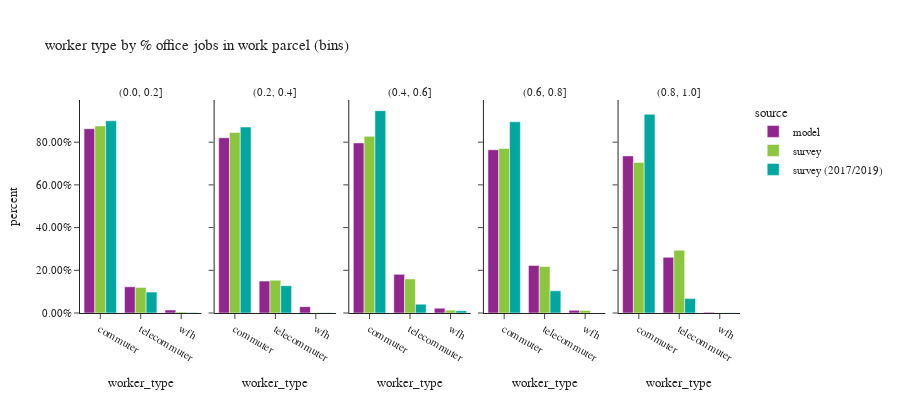

This figure's notebook cell:
### Code cell
df_worker_count = workers.groupby(['source','% office jobs (bins)','worker_type'])['pdexpfac']. \
    sum().reset_index()
df_worker_count['percent'] = df_worker_count.groupby(['source','% office jobs (bins)'], group_keys=False)['pdexpfac']. \
    apply(lambda x: x / float(x.sum()))
df_worker_count = df_worker_count.loc[df_worker_count['% office jobs (bins)']!="no jobs"]

df_worker_count_ct = workers.groupby(['source','% office jobs (bins)','worker_type'])['pdexpfac'].count().reset_index(). \
    rename(columns={'pdexpfac':'sample count'})
df_worker_count = df_worker_count.merge(df_worker_count_ct, on=['source','% office jobs (bins)','worker_type']). \
    rename(columns={'pdexpfac':'total count'})

fig = px.bar(df_worker_count.sort_values(by=['source','% office jobs (bins)']), x='worker_type', y="percent",
             facet_col="% office jobs (bins)",color="source",hover_data=['sample count','total count'],
             barmode="group",
             title="worker type by % office jobs in work parcel (bins)")
fig.for_each_annotation(lambda a: a.update(text = a.text.split("=")[-1]))
fig.update_layout(height=400, width=900, font=dict(size=11))
fig.for_each_yaxis(lambda a: a.update(tickformat = ".2%"))
fig.update_xaxes(categoryorder='array', categoryarray= ['commuter','telecommuter','wfh'])
fig.show()

### Figure 1 — Plotly figure (JSON) as saved in the notebook; plotly's stock layout.template omitted (floating-point values rounded to 4 significant figures)
{"data": [{"alignmentgroup": "True", "customdata": [[782359, 782359], [111350, 111350], [12691, 12691]], "hovertemplate": "source=model<br>% office jobs (bins)=(0.0, 0.2]<br>worker_type=%{x}<br>percent=%{y}<br>sample count=%{customdata[0]}<br>total count=%{customdata[1]}<extra></extra>", "legendgroup": "model", "marker": {"color": "#91268F", "pattern": {"shape": ""}}, "name": "model", "offsetgroup": "model", "orientation": "v", "showlegend": true, "textposition": "auto", "type": "bar", "x": ["commuter", "telecommuter", "wfh"], "xaxis": "x", "y": [0.8631, 0.1228, 0.014], "yaxis": "y"}, {"alignmentgroup": "True", "customdata": [[194868, 194868], [35530, 35530], [7067, 7067]], "hovertemplate": "source=model<br>% office jobs (bins)=(0.2, 0.4]<br>worker_type=%{x}<br>percent=%{y}<br>sample count=%{customdata[0]}<br>total count=%{customdata[1]}<extra></extra>", "legendgroup": "model", "marker": {"color": "#91268F", "pattern": {"shape": ""}}, "name": "model", "offsetgroup": "model", "orientation": "v", "showlegend": false, "textposition": "auto", "type": "bar", "x": ["commuter", "telecommuter", "wfh"], "xaxis": "x2", "y": [0.8206, 0.1496, 0.02976], "yaxis": "y2"}, {"alignmentgroup": "True", "customdata": [[125846, 125846], [28578, 28578], [3550, 3550]], "hovertemplate": "source=model<br>% office jobs (bins)=(0.4, 0.6]<br>worker_type=%{x}<br>percent=%{y}<br>sample count=%{customdata[0]}<br>total count=%{customdata[1]}<extra></extra>", "legendgroup": "model", "marker": {"color": "#91268F", "pattern": {"shape": ""}}, "name": "model", "offsetgroup": "model", "orientation": "v", "showlegend": false, "textposition": "auto", "type": "bar", "x": ["commuter", "telecommuter", "wfh"], "xaxis": "x3", "y": [0.7966, 0.1809, 0.02247], "yaxis": "y3"}, {"alignmentgroup": "True", "customdata": [[106676, 106676], [31057, 31057], [1785, 1785]], "hovertemplate": "source=model<br>% office jobs (bins)=(0.6, 0.8]<br>worker_type=%{x}<br>percent=%{y}<br>sample count=%{customdata[0]}<br>total count=%{customdata[1]}<extra></extra>", "legendgroup": "model", "marker": {"color": "#91268F", "pattern": {"shape": ""}}, "name": "model", "offsetgroup": "model", "orientation": "v", "showlegend": false, "textposition": "auto", "type": "bar", "x": ["commuter", "telecommuter", "wfh"], "xaxis": "x4", "y": [0.7646, 0.2226, 0.01279], "yaxis": "y4"}, {"alignmentgroup": "True", "customdata": [[163575, 163575], [57974, 57974], [760, 760]], "hovertemplate": "source=model<br>% office jobs (bins)=(0.8, 1.0]<br>worker_type=%{x}<br>percent=%{y}<br>sample count=%{customdata[0]}<br>total count=%{customdata[1]}<extra></extra>", "legendgroup": "model", "marker": {"color": "#91268F", "pattern": {"shape": ""}}, "name": "model", "offsetgroup": "model", "orientation": "v", "showlegend": false, "textposition": "auto", "type": "bar", "x": ["commuter", "telecommuter", "wfh"], "xaxis": "x5", "y": [0.7358, 0.2608, 0.003419], "yaxis": "y5"}, {"alignmentgroup": "True", "customdata": [[597, 480700.0], [155, 65660.0], [19, 2372.0]], "hovertemplate": "source=survey<br>% office jobs (bins)=(0.0, 0.2]<br>worker_type=%{x}<br>percent=%{y}<br>sample count=%{customdata[0]}<br>total count=%{customdata[1]}<extra></extra>", "legendgroup": "survey", "marker": {"color": "#8CC63E", "pattern": {"shape": ""}}, "name": "survey", "offsetgroup": "survey", "orientation": "v", "showlegend": true, "textposition": "auto", "type": "bar", "x": ["commuter", "telecommuter", "wfh"], "xaxis": "x", "y": [0.876, 0.1197, 0.004322], "yaxis": "y"}, {"alignmentgroup": "True", "customdata": [[258, 198800.0], [101, 36060.0], [8, 280.6]], "hovertemplate": "source=survey<br>% office jobs (bins)=(0.2, 0.4]<br>worker_type=%{x}<br>percent=%{y}<br>sample count=%{customdata[0]}<br>total count=%{customdata[1]}<extra></extra>", "legendgroup": "survey", "marker": {"color": "#8CC63E", "pattern": {"shape": ""}}, "name": "survey", "offsetgroup": "survey", "orientation": "v", "showlegend": false, "textposition": "auto", "type": "bar", "x": ["commuter", "telecommuter", "wfh"], "xaxis": "x2", "y": [0.8455, 0.1534, 0.001193], "yaxis": "y2"}, {"alignmentgroup": "True", "customdata": [[146, 72530.0], [62, 13960.0], [6, 1164.0]], "hovertemplate": "source=survey<br>% office jobs (bins)=(0.4, 0.6]<br>worker_type=%{x}<br>percent=%{y}<br>sample count=%{customdata[0]}<br>total count=%{customdata[1]}<extra></extra>", "legendgroup": "survey", "marker": {"color": "#8CC63E", "pattern": {"shape": ""}}, "name": "survey", "offsetgroup": "survey", "orientation": "v", "showlegend": false, "textposition": "auto", "type": "bar", "x": ["commuter", "telecommuter", "wfh"], "xaxis": "x3", "y": [0.8275, 0.1593, 0.01328], "yaxis": "y3"}, {"alignmentgroup": "True", "customdata": [[177, 68860.0], [110, 19440.0], [10, 1059.0]], "hovertemplate": "source=survey<br>% office jobs (bins)=(0.6, 0.8]<br>worker_type=%{x}<br>percent=%{y}<br>sample count=%{customdata[0]}<br>total count=%{customdata[1]}<extra></extra>", "legendgroup": "survey", "marker": {"color": "#8CC63E", "pattern": {"shape": ""}}, "name": "survey", "offsetgroup": "survey", "orientation": "v", "showlegend": false, "textposition": "auto", "type": "bar", "x": ["commuter", "telecommuter", "wfh"], "xaxis": "x4", "y": [0.7706, 0.2175, 0.01185], "yaxis": "y4"}, {"alignmentgroup": "True", "customdata": [[294, 112000.0], [187, 46620.0], [4, 153.3]], "hovertemplate": "source=survey<br>% office jobs (bins)=(0.8, 1.0]<br>worker_type=%{x}<br>percent=%{y}<br>sample count=%{customdata[0]}<br>total count=%{customdata[1]}<extra></extra>", "legendgroup": "survey", "marker": {"color": "#8CC63E", "pattern": {"shape": ""}}, "name": "survey", "offsetgroup": "survey", "orientation": "v", "showlegend": false, "textposition": "auto", "type": "bar", "x": ["commuter", "telecommuter", "wfh"], "xaxis": "x5", "y": [0.7054, 0.2936, 0.0009658], "yaxis": "y5"}, {"alignmentgroup": "True", "customdata": [[1341, 367500.0], [91, 39930.0], [14, 785.2]], "hovertemplate": "source=survey (2017/2019)<br>% office jobs (bins)=(0.0, 0.2]<br>worker_type=%{x}<br>percent=%{y}<br>sample count=%{customdata[0]}<br>total count=%{customdata[1]}<extra></extra>", "legendgroup": "survey (2017/2019)", "marker": {"color": "#00A7A0", "pattern": {"shape": ""}}, "name": "survey (2017/2019)", "offsetgroup": "survey (2017/2019)", "orientation": "v", "showlegend": true, "textposition": "auto", "type": "bar", "x": ["commuter", "telecommuter", "wfh"], "xaxis": "x", "y": [0.9003, 0.0978, 0.001923], "yaxis": "y"}, {"alignmentgroup": "True", "customdata": [[594, 158500.0], [47, 23310.0], [13, 151.2]], "hovertemplate": "source=survey (2017/2019)<br>% office jobs (bins)=(0.2, 0.4]<br>worker_type=%{x}<br>percent=%{y}<br>sample count=%{customdata[0]}<br>total count=%{customdata[1]}<extra></extra>", "legendgroup": "survey (2017/2019)", "marker": {"color": "#00A7A0", "pattern": {"shape": ""}}, "name": "survey (2017/2019)", "offsetgroup": "survey (2017/2019)", "orientation": "v", "showlegend": false, "textposition": "auto", "type": "bar", "x": ["commuter", "telecommuter", "wfh"], "xaxis": "x2", "y": [0.8711, 0.1281, 0.0008311], "yaxis": "y2"}, {"alignmentgroup": "True", "customdata": [[463, 62760.0], [27, 2745.0], [11, 719.1]], "hovertemplate": "source=survey (2017/2019)<br>% office jobs (bins)=(0.4, 0.6]<br>worker_type=%{x}<br>percent=%{y}<br>sample count=%{customdata[0]}<br>total count=%{customdata[1]}<extra></extra>", "legendgroup": "survey (2017/2019)", "marker": {"color": "#00A7A0", "pattern": {"shape": ""}}, "name": "survey (2017/2019)", "offsetgroup": "survey (2017/2019)", "orientation": "v", "showlegend": false, "textposition": "auto", "type": "bar", "x": ["commuter", "telecommuter", "wfh"], "xaxis": "x3", "y": [0.9477, 0.04144, 0.01086], "yaxis": "y3"}, {"alignmentgroup": "True", "customdata": [[649, 78120.0], [39, 9076.0], [9, 47.52]], "hovertemplate": "source=survey (2017/2019)<br>% office jobs (bins)=(0.6, 0.8]<br>worker_type=%{x}<br>percent=%{y}<br>sample count=%{customdata[0]}<br>total count=%{customdata[1]}<extra></extra>", "legendgroup": "survey (2017/2019)", "marker": {"color": "#00A7A0", "pattern": {"shape": ""}}, "name": "survey (2017/2019)", "offsetgroup": "survey (2017/2019)", "orientation": "v", "showlegend": false, "textposition": "auto", "type": "bar", "x": ["commuter", "telecommuter", "wfh"], "xaxis": "x4", "y": [0.8954, 0.104, 0.0005447], "yaxis": "y4"}, {"alignmentgroup": "True", "customdata": [[1168, 148500.0], [66, 10790.0], [4, 272.2]], "hovertemplate": "source=survey (2017/2019)<br>% office jobs (bins)=(0.8, 1.0]<br>worker_type=%{x}<br>percent=%{y}<br>sample count=%{customdata[0]}<br>total count=%{customdata[1]}<extra></extra>", "legendgroup": "survey (2017/2019)", "marker": {"color": "#00A7A0", "pattern": {"shape": ""}}, "name": "survey (2017/2019)", "offsetgroup": "survey (2017/2019)", "orientation": "v", "showlegend": false, "textposition": "auto", "type": "bar", "x": ["commuter", "telecommuter", "wfh"], "xaxis": "x5", "y": [0.9307, 0.06762, 0.001706], "yaxis": "y5"}], "layout": {"annotations": [{"font": {}, "showarrow": false, "text": "(0.0, 0.2]", "x": 0.092, "xanchor": "center", "xref": "paper", "y": 1, "yanchor": "bottom", "yref": "paper"}, {"font": {}, "showarrow": false, "text": "(0.2, 0.4]", "x": 0.296, "xanchor": "center", "xref": "paper", "y": 1, "yanchor": "bottom", "yref": "paper"}, {"font": {}, "showarrow": false, "text": "(0.4, 0.6]", "x": 0.5, "xanchor": "center", "xref": "paper", "y": 1, "yanchor": "bottom", "yref": "paper"}, {"font": {}, "showarrow": false, "text": "(0.6, 0.8]", "x": 0.704, "xanchor": "center", "xref": "paper", "y": 1, "yanchor": "bottom", "yref": "paper"}, {"font": {}, "showarrow": false, "text": "(0.8, 1.0]", "x": 0.908, "xanchor": "center", "xref": "paper", "y": 1, "yanchor": "bottom", "yref": "paper"}], "barmode": "group", "font": {"size": 11}, "height": 400, "legend": {"title": {"text": "source"}, "tracegroupgap": 0}, "title": {"text": "worker type by % office jobs in work parcel (bins)"}, "width": 900, "xaxis": {"anchor": "y", "categoryarray": ["commuter", "telecommuter", "wfh"], "categoryorder": "array", "domain": [0, 0.184], "title": {"text": "worker_type"}}, "xaxis2": {"anchor": "y2", "categoryarray": ["commuter", "telecommuter", "wfh"], "categoryorder": "array", "domain": [0.204, 0.388], "matches": "x", "title": {"text": "worker_type"}}, "xaxis3": {"anchor": "y3", "categoryarray": ["commuter", "telecommuter", "wfh"], "categoryorder": "array", "domain": [0.408, 0.592], "matches": "x", "title": {"text": "worker_type"}}, "xaxis4": {"anchor": "y4", "categoryarray": ["commuter", "telecommuter", "wfh"], "categoryorder": "array", "domain": [0.612, 0.796], "matches": "x", "title": {"text": "worker_type"}}, "xaxis5": {"anchor": "y5", "categoryarray": ["commuter", "telecommuter", "wfh"], "categoryorder": "array", "domain": [0.816, 1], "matches": "x", "title": {"text": "worker_type"}}, "yaxis": {"anchor": "x", "domain": [0, 1], "tickformat": ".2%", "title": {"text": "percent"}}, "yaxis2": {"anchor": "x2", "domain": [0, 1], "matches": "y", "showticklabels": false, "tickformat": ".2%"}, "yaxis3": {"anchor": "x3", "domain": [0, 1], "matches": "y", "showticklabels": false, "tickformat": ".2%"}, "yaxis4": {"anchor": "x4", "domain": [0, 1], "matches": "y", "showticklabels": false, "tickformat": ".2%"}, "yaxis5": {"anchor": "x5", "domain": [0, 1], "matches": "y", "showticklabels": false, "tickformat": ".2%"}}}
